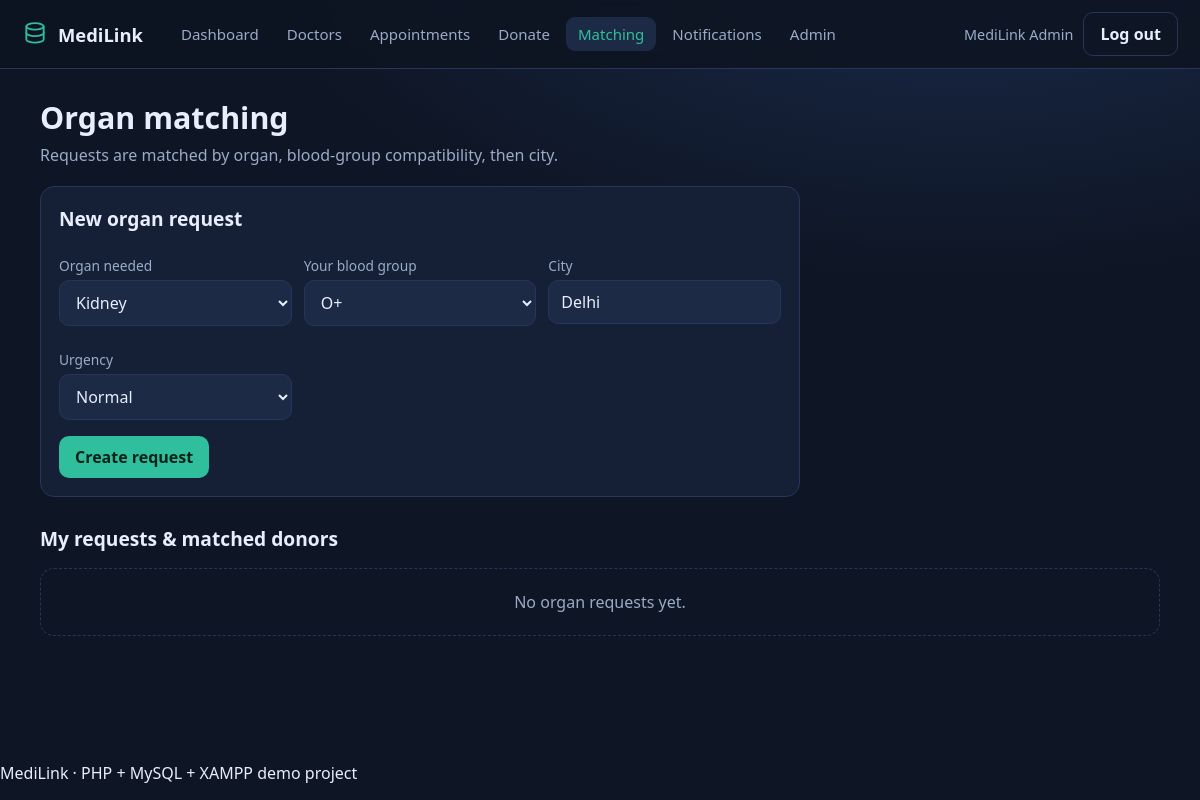
The page /matching.php (signed in) on the database its author committed.
### tables this page shows
CREATE TABLE IF NOT EXISTS users (
  id            INT AUTO_INCREMENT PRIMARY KEY,
  email         VARCHAR(190) NOT NULL UNIQUE,
  password_hash VARCHAR(255) NOT NULL,
  full_name     VARCHAR(120) NOT NULL,
  phone         VARCHAR(30)  DEFAULT NULL,
  city          VARCHAR(80)  DEFAULT NULL,
  blood_group   VARCHAR(5)   DEFAULT NULL,
  created_at    TIMESTAMP NOT NULL DEFAULT CURRENT_TIMESTAMP
);

### config/db.php (called while the page is built, shortened)
<?php
function db(): PDO
{
    static $pdo = null;
    if ($pdo === null) {
        $dsn = 'mysql:host=' . DB_HOST . ';port=' . DB_PORT . ';dbname=' . DB_NAME . ';charset=utf8mb4';
        try {
            $pdo = new PDO($dsn, DB_USER, DB_PASS, [
                PDO::ATTR_ERRMODE            => PDO::ERRMODE_EXCEPTION,
                PDO::ATTR_DEFAULT_FETCH_MODE => PDO::FETCH_ASSOC,
                PDO::ATTR_EMULATE_PREPARES   => false,
            ]);
        } catch (PDOException $e) {
            die('<h2>Database connection failed</h2><p>Start MySQL in the XAMPP control panel and import <code>database/medilink.sql</code>.</p><pre>'
                . htmlspecialchars($e->getMessage()) . '</pre>');
        }
    }
    return $pdo;
}

### includes/auth.php (called while the page is built, shortened)
<?php
require_once __DIR__ . '/../config/db.php';
function current_user(): ?array
{
    static $user = null;
    if ($user === null) {
        $stmt = db()->prepare('SELECT * FROM users WHERE id = ?');
        $stmt->execute([$_SESSION['user_id']]);
        $user = $stmt->fetch() ?: null;
    }
    return $user ?: null;
}
function user_roles(): array
{
    $stmt = db()->prepare('SELECT role FROM user_roles WHERE user_id = ?');
    $stmt->execute([$_SESSION['user_id']]);
    return array_column($stmt->fetchAll(), 'role');
}
function has_role(string $role): bool
{
    return in_array($role, user_roles(), true);
}
function require_login(): array
{
    $user = current_user();
    return $user;
}
function e(?string $value): string
{
    return htmlspecialchars((string) $value, ENT_QUOTES, 'UTF-8');
}

### matching.php (the view, shortened to what this page needs)
<?php
require_once __DIR__ . '/includes/auth.php';
$me = require_login();
$reqStmt = db()->prepare('SELECT * FROM organ_requests WHERE patient_id = ? ORDER BY id DESC');
$reqStmt->execute([$me['id']]);
$requests = $reqStmt->fetchAll();
require_once __DIR__ . '/includes/header.php';
?>
<div class="page-head">
  <div><h1>Organ matching</h1><p class="sub">Requests are matched by organ, blood-group compatibility, then city.</p></div>
</div>
<div class="card" style="max-width:760px">
  <h2>New organ request</h2>
  <form method="post">
    <div class="row">
      <div>
        <label for="organ">Organ needed</label>
        <select id="organ" name="organ" required>
          <?php foreach (ORGANS as $o): ?><option><?= $o ?></option><?php endforeach; ?>
        </select>
      </div>
      <div>
        <label for="blood_group">Your blood group</label>
        <select id="blood_group" name="blood_group" required>
          <?php foreach (BLOOD_GROUPS as $bg): ?>
            <option <?= ($me['blood_group'] === $bg) ? 'selected' : '' ?>><?= $bg ?></option>
          <?php endforeach; ?>
        </select>
      </div>
      <div>
        <label for="city">City</label>
        <input id="city" name="city" required value="<?= e($me['city']) ?>">
      </div>
      <div>
        <label for="urgency">Urgency</label>
        <select id="urgency" name="urgency">
          <option value="normal" selected>Normal</option>
        </select>
      </div>
    </div>
    <button class="btn" type="submit">Create request</button>
  </form>
</div>
<h2 style="margin-top:28px">My requests &amp; matched donors</h2>
<?php if (!$requests): ?>
  <p class="empty">No organ requests yet.</p>
<?php endif; ?>
<?php require_once __DIR__ . '/includes/footer.php'; ?>

### includes/header.php (shortened to what this page needs)
<?php
require_once __DIR__ . '/auth.php';
$me = current_user();
$unread = 0;
if ($me) {
    $s = db()->prepare('SELECT COUNT(*) c FROM notifications WHERE user_id = ? AND is_read = 0');
    $s->execute([$me['id']]);
    $unread = (int) $s->fetch()['c'];
}
$current = basename($_SERVER['PHP_SELF']);
?>
<!DOCTYPE html>
<html lang="en">
<head>
<link rel="stylesheet" href="assets/css/style.css">
</head>
<body>
<header class="topbar">
  <a class="brand" href="<?= $me ? 'dashboard.php' : 'index.php' ?>">
    <svg viewBox="0 0 24 24" width="26" height="26" aria-hidden="true">
      <ellipse cx="12" cy="5" rx="8" ry="3"/>
      <path d="M4 5v6c0 1.7 3.6 3 8 3s8-1.3 8-3V5"/>
      <path d="M4 11v6c0 1.7 3.6 3 8 3s8-1.3 8-3v-6"/>
    </svg>
    <span>MediLink</span>
  </a>
  <?php if ($me): ?>
  <nav class="nav">
    <a class="<?= $current === 'dashboard.php' ? 'active' : '' ?>" href="dashboard.php">Dashboard</a>
    <a class="<?= $current === 'doctors.php' ? 'active' : '' ?>" href="doctors.php">Doctors</a>
    <a class="<?= $current === 'appointments.php' ? 'active' : '' ?>" href="appointments.php">Appointments</a>
    <a class="<?= $current === 'donate.php' ? 'active' : '' ?>" href="donate.php">Donate</a>
    <a class="<?= $current === 'matching.php' ? 'active' : '' ?>" href="matching.php">Matching</a>
    <a class="<?= $current === 'notifications.php' ? 'active' : '' ?>" href="notifications.php">
      Notifications<?= $unread ? ' <span class="badge">' . $unread . '</span>' : '' ?>
    </a>
    <?php if (has_role('admin')): ?>
      <a class="<?= $current === 'admin.php' ? 'active' : '' ?>" href="admin.php">Admin</a>
    <?php endif; ?>
  </nav>
  <div class="userbox">
    <span class="who"><?= e($me['full_name']) ?></span>
    <a class="btn btn-ghost" href="logout.php">Log out</a>
  </div>
  <?php endif; ?>
</header>
<main class="container">

### assets/css/style.css (style rules this page uses)
:root { --bg:#0e1524; --surface:#152036; --surface-2:#1c2a45; --border:#26365a; --text:#e8eefc; --muted:#9aabc9; --primary:#2fbf9c; --primary-ink:#04221b; --danger:#f2607a; --warn:#f0b429; --radius:14px; }
* { box-sizing:border-box }
body { margin:0;background:radial-gradient(1200px 600px at 80% -10%,#1b2c4d 0%,var(--bg) 60%); color:var(--text);font-family:"Segoe UI",system-ui,-apple-system,Arial,sans-serif; min-height:100vh;display:flex;flex-direction:column; }
a { color:var(--primary);text-decoration:none }
.topbar { display:flex;align-items:center;gap:18px;flex-wrap:wrap; padding:12px 22px;background:rgba(13,20,34,.85); border-bottom:1px solid var(--border);position:sticky;top:0;z-index:20;backdrop-filter:blur(8px); }
.brand { display:flex;align-items:center;gap:10px;font-weight:700;font-size:1.15rem;color:var(--text) }
.brand svg { fill:none;stroke:var(--primary);stroke-width:1.7;stroke-linecap:round }
.nav { display:flex;gap:4px;flex-wrap:wrap;margin-left:8px }
.nav a { padding:7px 12px;border-radius:9px;color:var(--muted);font-size:.94rem }
.nav a.active { background:var(--surface-2);color:var(--primary) }
.userbox { margin-left:auto;display:flex;align-items:center;gap:10px }
.who { color:var(--muted);font-size:.9rem }
.container { flex:1;width:min(1120px,94%);margin:28px auto 40px }
.page-head { display:flex;flex-wrap:wrap;gap:12px;align-items:flex-end;justify-content:space-between;margin-bottom:20px }
h1 { margin:0;font-size:1.9rem }
h2 { margin:0 0 12px;font-size:1.2rem }
.sub { color:var(--muted);margin:6px 0 0 }
.card { background:var(--surface);border:1px solid var(--border);border-radius:var(--radius);padding:18px }
label { display:block;margin:12px 0 5px;font-size:.86rem;color:var(--muted) }
input,select,textarea { width:100%;padding:10px 12px;border-radius:10px;border:1px solid var(--border); background:var(--surface-2);color:var(--text);font:inherit; }
.row { display:grid;gap:12px;grid-template-columns:repeat(auto-fit,minmax(180px,1fr)) }
.btn { display:inline-block;border:0;cursor:pointer;background:var(--primary);color:var(--primary-ink); padding:10px 16px;border-radius:10px;font-weight:600;font:inherit;font-weight:600; }
.btn-ghost { background:transparent;color:var(--text);border:1px solid var(--border) }
form .btn { margin-top:16px }
.empty { color:var(--muted);padding:22px;text-align:center;border:1px dashed var(--border);border-radius:var(--radius) }

### rows shown on the page
users: full_name "MediLink Admin", blood_group "O+", city "Delhi"

### other values the page prints
form field organ "Kidney"
